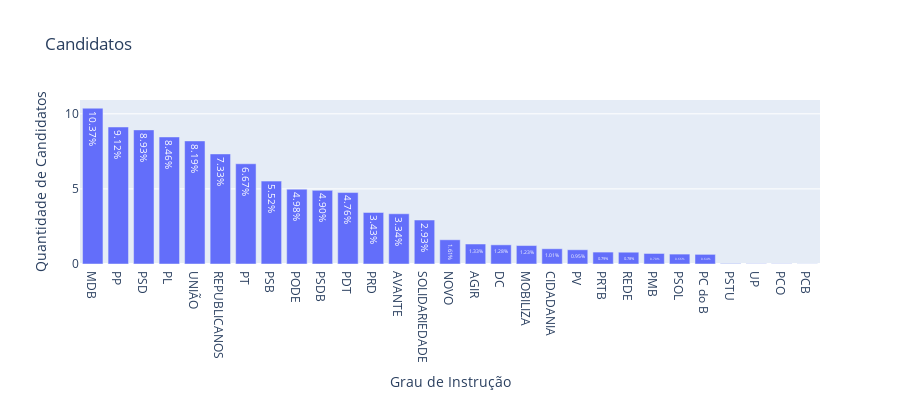

The notebook cell saved with this chart:
### Code cell
data = dados_agg['SG_PARTIDO'].value_counts(normalize=True).reset_index()

data['proportion'] = data['proportion']*100

fig = px.bar(
    data, 
    x='SG_PARTIDO',  # Eixo X
    y='proportion',  # Eixo Y
    title='Candidatos'  # Título do gráfico
)

# Atualizar os títulos dos eixos
fig.update_layout(
    xaxis_title="Grau de Instrução",  # Título do eixo X
    yaxis_title="Quantidade de Candidatos",  # Título do eixo Y
    width=900, 
    height=400
)

# Mostrar os valores nas barras
fig.update_traces(texttemplate='%{y:.2f}%', textposition='inside')

fig.show()

### Figure 1 — Plotly figure (JSON) as saved in the notebook; plotly's stock layout.template omitted (floating-point values rounded to 4 significant figures)
{"data": [{"alignmentgroup": "True", "hovertemplate": "SG_PARTIDO=%{x}<br>proportion=%{y}<extra></extra>", "legendgroup": "", "marker": {"color": "#636efa", "pattern": {"shape": ""}}, "name": "", "offsetgroup": "", "orientation": "v", "showlegend": false, "textposition": "inside", "texttemplate": "%{y:.2f}%", "type": "bar", "x": ["MDB", "PP", "PSD", "PL", "UNIÃO", "REPUBLICANOS", "PT", "PSB", "PODE", "PSDB", "PDT", "PRD", "AVANTE", "SOLIDARIEDADE", "NOVO", "AGIR", "DC", "MOBILIZA", "CIDADANIA", "PV", "PRTB", "REDE", "PMB", "PSOL", "PC do B", "PSTU", "UP", "PCO", "PCB"], "xaxis": "x", "y": [10.37, 9.121, 8.928, 8.458, 8.194, 7.328, 6.674, 5.518, 4.983, 4.902, 4.756, 3.433, 3.345, 2.928, 1.613, 1.331, 1.276, 1.229, 1.014, 0.948, 0.7932, 0.7848, 0.7011, 0.6598, 0.6415, 0.02913, 0.01592, 0.01456, 0.008129], "yaxis": "y"}], "layout": {"barmode": "relative", "height": 400, "legend": {"tracegroupgap": 0}, "title": {"text": "Candidatos"}, "width": 900, "xaxis": {"anchor": "y", "domain": [0, 1], "title": {"text": "Grau de Instrução"}}, "yaxis": {"anchor": "x", "domain": [0, 1], "title": {"text": "Quantidade de Candidatos"}}}}
